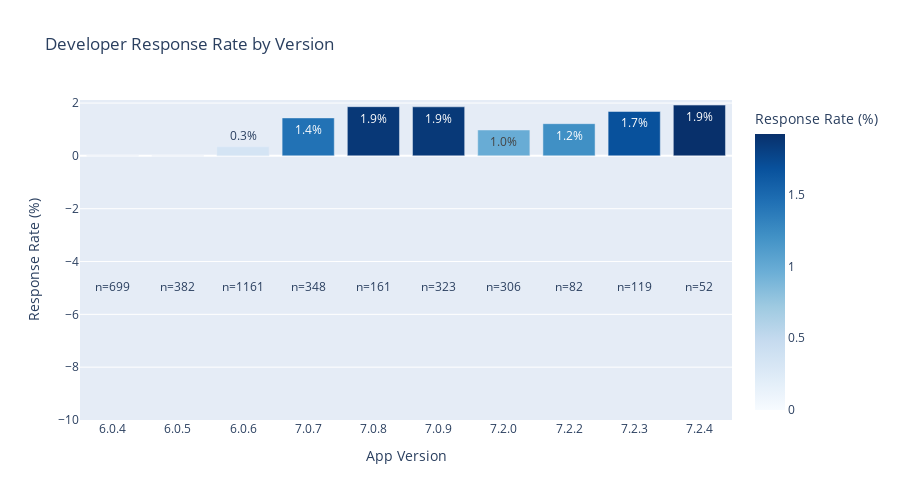
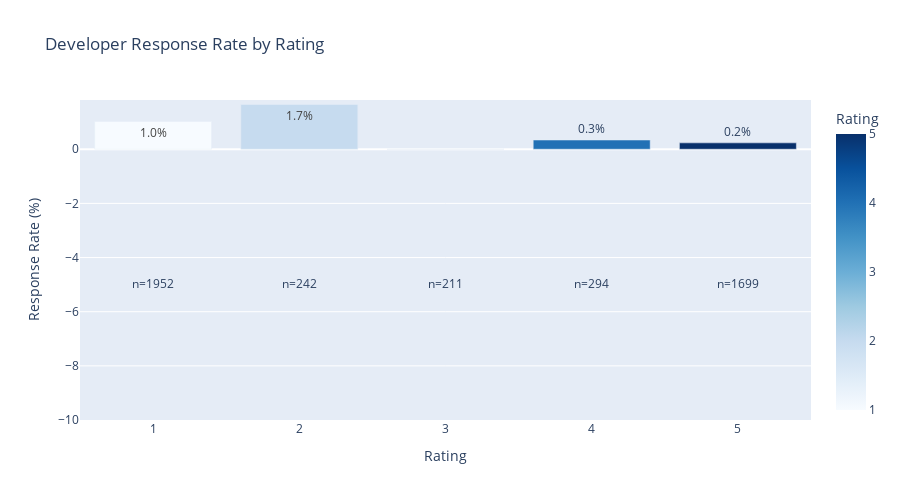

Notebook code cell kept with these figures, in order:
### Markdown cell above
#### Developer Response Plot

### Code cell
#### Developer Response Plot
if 'repliedAt' in analyzed_df.columns and 'has_response' in analyzed_df.columns:
    # Calculate response rate by version
    response_by_version = analyzed_df.groupby('version')['has_response'].agg(['mean', 'sum', 'count']).reset_index()
    response_by_version.columns = ['version', 'response_rate', 'responded', 'total']
    response_by_version['response_rate'] = response_by_version['response_rate'] * 100

    # Filter to versions with enough reviews and get top ones
    min_reviews = 10
    valid_response = response_by_version[response_by_version['total'] >= min_reviews]
    valid_response = valid_response.sort_values('total', ascending=False).head(10)

    if len(valid_response) > 0:
        # Sort by version for consistent display
        sorted_response = valid_response.sort_values('version')
        
        # Create response rate bar chart
        fig = px.bar(
            sorted_response,
            x="version",
            y="response_rate",
            color="response_rate",
            text=sorted_response['response_rate'].apply(lambda x: f"{x:.1f}%"),
            title="Developer Response Rate by Version",
            labels={"version": "App Version", "response_rate": "Response Rate (%)"},
            height=500,
            color_continuous_scale=px.colors.sequential.Blues
        )
        
        # Add review counts
        fig.add_trace(
            go.Scatter(
                x=sorted_response['version'],
                y=[-5] * len(sorted_response),  # Position below the bars
                text=sorted_response['total'].apply(lambda x: f"n={int(x)}"),
                mode="text",
                showlegend=False
            )
        )
        
        # Update layout
        fig.update_layout(
            xaxis_title="App Version",
            yaxis_title="Response Rate (%)",
            yaxis=dict(range=[-10, max(sorted_response['response_rate']) * 1.1])
        )
        
        # Display the figure in the notebook
        fig.show()  # This displays the plot directly in the notebook
        
        # Compare response rates for positive vs negative reviews
        if 'rating' in analyzed_df.columns:
            # Calculate response rates by rating
            response_by_rating = analyzed_df.groupby('rating')['has_response'].agg(['mean', 'sum', 'count']).reset_index()
            response_by_rating.columns = ['rating', 'response_rate', 'responded', 'total']
            response_by_rating['response_rate'] = response_by_rating['response_rate'] * 100
            
            # Create comparison chart
            fig2 = px.bar(  # Use a different variable name for the second figure
                response_by_rating,
                x="rating",
                y="response_rate",
                color="rating",
                text=response_by_rating['response_rate'].apply(lambda x: f"{x:.1f}%"),
                title="Developer Response Rate by Rating",
                labels={"rating": "Rating", "response_rate": "Response Rate (%)"},
                height=500,
                color_continuous_scale=px.colors.sequential.Blues,
                category_orders={"rating": [1, 2, 3, 4, 5]}
            )
            
            # Add review counts
            fig2.add_trace(
                go.Scatter(
                    x=response_by_rating['rating'],
                    y=[-5] * len(response_by_rating),  # Position below the bars
                    text=response_by_rating['total'].apply(lambda x: f"n={int(x)}"),
                    mode="text",
                    showlegend=False
                )
            )
            
            # Update layout
            fig2.update_layout(
                xaxis_title="Rating",
                yaxis_title="Response Rate (%)",
                yaxis=dict(range=[-10, max(response_by_rating['response_rate']) * 1.1]),
                xaxis=dict(
                    tickmode='array',
                    tickvals=[1, 2, 3, 4, 5]
                )
            )
            
            # Display the second figure in the notebook
            fig2.show()  # This displays the second plot directly in the notebook

### Figure 1 — Plotly figure (JSON) as saved in the notebook; plotly's stock layout.template omitted (floating-point values rounded to 4 significant figures)
{"data": [{"hovertemplate": "App Version=%{x}<br>Response Rate (%)=%{marker.color}<br>text=%{text}<extra></extra>", "legendgroup": "", "marker": {"color": [0.0, 0.0, 0.3445, 1.437, 1.863, 1.858, 0.9804, 1.22, 1.681, 1.923], "coloraxis": "coloraxis", "pattern": {"shape": ""}}, "name": "", "orientation": "v", "showlegend": false, "text": ["0.0%", "0.0%", "0.3%", "1.4%", "1.9%", "1.9%", "1.0%", "1.2%", "1.7%", "1.9%"], "textposition": "auto", "type": "bar", "x": ["6.0.4", "6.0.5", "6.0.6", "7.0.7", "7.0.8", "7.0.9", "7.2.0", "7.2.2", "7.2.3", "7.2.4"], "xaxis": "x", "y": [0.0, 0.0, 0.3445, 1.437, 1.863, 1.858, 0.9804, 1.22, 1.681, 1.923], "yaxis": "y"}, {"mode": "text", "showlegend": false, "text": ["n=699", "n=382", "n=1161", "n=348", "n=161", "n=323", "n=306", "n=82", "n=119", "n=52"], "type": "scatter", "x": ["6.0.4", "6.0.5", "6.0.6", "7.0.7", "7.0.8", "7.0.9", "7.2.0", "7.2.2", "7.2.3", "7.2.4"], "y": [-5, -5, -5, -5, -5, -5, -5, -5, -5, -5]}], "layout": {"barmode": "relative", "coloraxis": {"colorbar": {"title": {"text": "Response Rate (%)"}}, "colorscale": [[0, "rgb(247,251,255)"], [0.125, "rgb(222,235,247)"], [0.25, "rgb(198,219,239)"], [0.375, "rgb(158,202,225)"], [0.5, "rgb(107,174,214)"], [0.625, "rgb(66,146,198)"], [0.75, "rgb(33,113,181)"], [0.875, "rgb(8,81,156)"], [1, "rgb(8,48,107)"]]}, "height": 500, "legend": {"tracegroupgap": 0}, "title": {"text": "Developer Response Rate by Version"}, "xaxis": {"anchor": "y", "domain": [0, 1], "title": {"text": "App Version"}}, "yaxis": {"anchor": "x", "domain": [0, 1], "range": [-10, 2.115], "title": {"text": "Response Rate (%)"}}}}

### Figure 2 — Plotly figure (JSON) as saved in the notebook; plotly's stock layout.template omitted (floating-point values rounded to 4 significant figures)
{"data": [{"hovertemplate": "Rating=%{marker.color}<br>Response Rate (%)=%{y}<br>text=%{text}<extra></extra>", "legendgroup": "", "marker": {"color": [1, 2, 3, 4, 5], "coloraxis": "coloraxis", "pattern": {"shape": ""}}, "name": "", "orientation": "v", "showlegend": false, "text": ["1.0%", "1.7%", "0.0%", "0.3%", "0.2%"], "textposition": "auto", "type": "bar", "x": [1, 2, 3, 4, 5], "xaxis": "x", "y": [1.025, 1.653, 0.0, 0.3401, 0.2354], "yaxis": "y"}, {"mode": "text", "showlegend": false, "text": ["n=1952", "n=242", "n=211", "n=294", "n=1699"], "type": "scatter", "x": [1, 2, 3, 4, 5], "y": [-5, -5, -5, -5, -5]}], "layout": {"barmode": "relative", "coloraxis": {"colorbar": {"title": {"text": "Rating"}}, "colorscale": [[0, "rgb(247,251,255)"], [0.125, "rgb(222,235,247)"], [0.25, "rgb(198,219,239)"], [0.375, "rgb(158,202,225)"], [0.5, "rgb(107,174,214)"], [0.625, "rgb(66,146,198)"], [0.75, "rgb(33,113,181)"], [0.875, "rgb(8,81,156)"], [1, "rgb(8,48,107)"]]}, "height": 500, "legend": {"tracegroupgap": 0}, "title": {"text": "Developer Response Rate by Rating"}, "xaxis": {"anchor": "y", "categoryarray": [1, 2, 3, 4, 5], "categoryorder": "array", "domain": [0, 1], "tickmode": "array", "tickvals": [1, 2, 3, 4, 5], "title": {"text": "Rating"}}, "yaxis": {"anchor": "x", "domain": [0, 1], "range": [-10, 1.818], "title": {"text": "Response Rate (%)"}}}}
